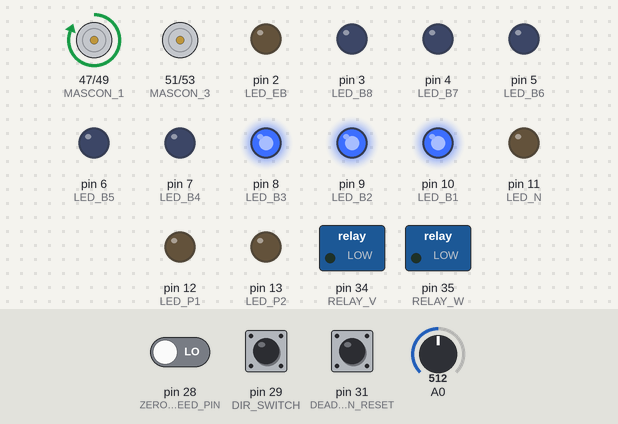
Bench run of a sketch on a simulated Arduino Mega 2560, built with avr-gcc and run on an emulated ATmega2560. Shown: motor-driver pin pairs drawn as motors (green arrow = first pin HIGH = forward, orange = second pin HIGH = backward, longer = more drive), switched loads named in the sketch (green lamp = pin HIGH), output pins drawn as LEDs (lit = HIGH). The test bench sets the inputs (shaded band); at power-on: pin 28 (ZERO_SPEED_PIN) LOW, A0 = 512, pin 29 (DIR_SWITCH) HIGH, pin 31 (DEADMAN_RESET) HIGH. What the sketch prints to the serial monitor is not drawn.

Above: at 1.2 s.
1.3 s: pin 28 (ZERO_SPEED_PIN) driven HIGH
At 2.5 s:
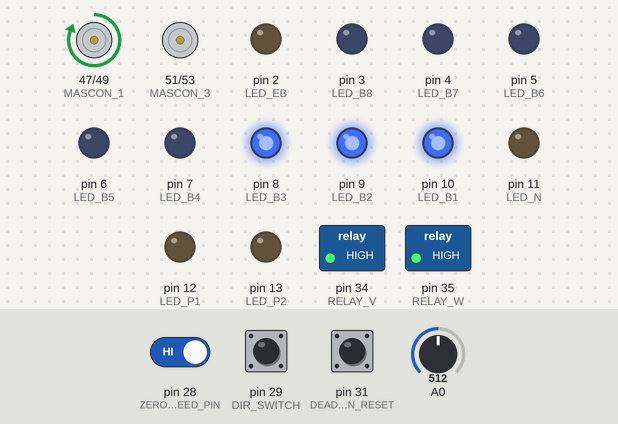
2.8 s: A0 set to 547
4.3 s: A0 set to 575
At 5.0 s:
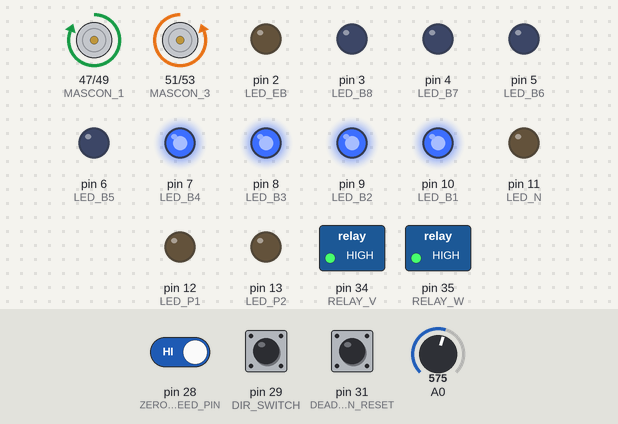
5.8 s: pin 29 (DIR_SWITCH) pulled LOW for 0.15 s
At 5.91 s:
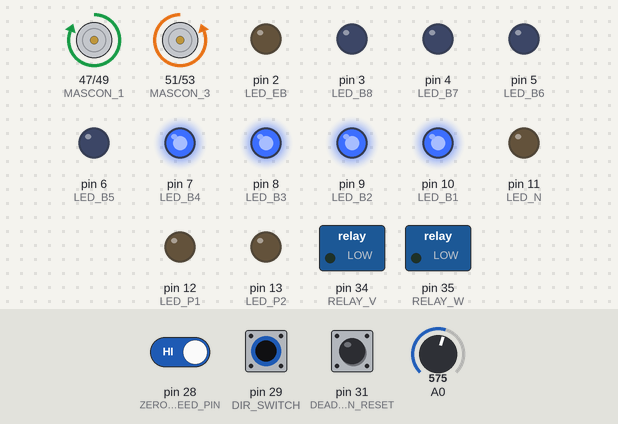
7.5 s: A0 set to 716
At 8.7 s:
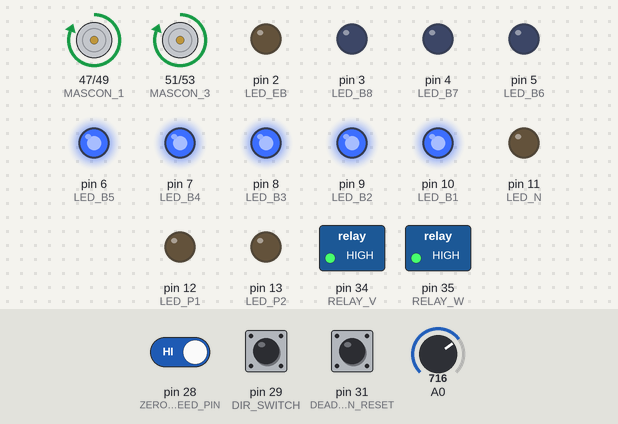
9.0 s: pin 29 (DIR_SWITCH) pulled LOW for 1 s
At 9.8 s:
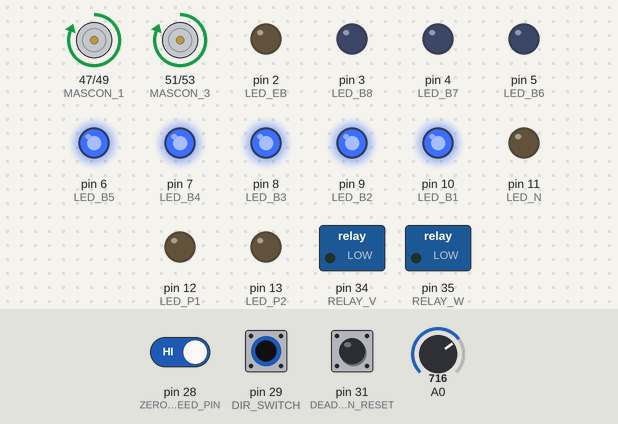
Timing chart, 0 to 39.1 s (numbered marks = the images above; inputs shaded):
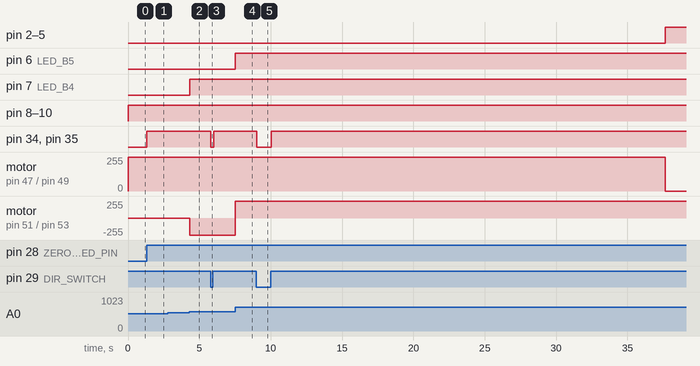

Measured:
- the behaviour switches between 560 and 561 on A0 (found by bisection; images 1 and 2)
- after the input at 1.3 s, pin 34 (RELAY_V), pin 35 (RELAY_W): LOW → HIGH at once
- after the input at 2.8 s, every drawn part: stays the same
- after the input at 4.3 s, pin 7 (LED_B4): LOW → HIGH at once; motor on pin 51 (MASCON_3) / pin 53 (MASCON_4): stopped → backward 255/255 at once
- after the input at 5.8 s, pin 34 (RELAY_V), pin 35 (RELAY_W): HIGH → LOW at once, → HIGH 0.20 s later
- after the input at 7.5 s, pin 6 (LED_B5): LOW → HIGH at once; motor on pin 51 (MASCON_3) / pin 53 (MASCON_4): backward 255/255 → forward 255/255 at once
- after the input at 9.0 s, pin 34 (RELAY_V), pin 35 (RELAY_W): HIGH → LOW at once, → HIGH 1.0 s later

The sketch:

deadman_reset_test.ino
```cpp
//#include <Arduino_FreeRTOS.h>

#define MASCON_1 47
#define MASCON_2 49
#define MASCON_3 51
#define MASCON_4 53

#define KEY_SWITCH    30
#define DEADMAN_RESET 31
#define BUZZER        32

#define ZERO_SPEED_PIN 28

#define DIR_SWITCH 29
#define RELAY_U    33
#define RELAY_V    34
#define RELAY_W    35

#define LED_EB 2
#define LED_B8 3
#define LED_B7 4
#define LED_B6 5
#define LED_B5 6
#define LED_B4 7
#define LED_B3 8
#define LED_B2 9
#define LED_B1 10
#define LED_N  11
#define LED_P1 12
#define LED_P2 13
#define LED_P3 48
#define LED_P4 50
#define LED_P5 52

const int DEADMAN_TIME = 1000 * 30; // 30초

const int level_thresholds[14] = {
  30, 85, 135, 190, 235, 290, 340, 455, 560, 670, 745, 805, 855, 925
};

int pre_level = -1;
unsigned long level_change_time = 0;
int last_dir_switch_state = -1;

// 텍스트 중복 출력을 방지하고 풀업 방식에 맞춘 상태 변수들
int last_reset_btn_state = HIGH; // 풀업 방식이므로 기본 상태가 HIGH입니다.
bool is_deadman_active = false;

void setup() {
  // 시리얼 통신 시작 (보드레이트 9600)
  Serial.begin(9600);
  Serial.println("시스템 부팅 완료. 마스콘 제어를 시작합니다.");

  pinMode(KEY_SWITCH, INPUT);

  // FILN-22FJ 버튼에 맞춰 내부 풀업 저항 사용 (GND와 연결)
  pinMode(DEADMAN_RESET, INPUT_PULLUP);

  pinMode(ZERO_SPEED_PIN, INPUT);

  // ZB2-BE101C 스위치 (GND와 연결)
  pinMode(DIR_SWITCH, INPUT_PULLUP);

  pinMode(RELAY_U, OUTPUT);
  pinMode(RELAY_V, OUTPUT);
  pinMode(RELAY_W, OUTPUT);

  digitalWrite(RELAY_U, LOW);
  digitalWrite(RELAY_V, LOW);
  digitalWrite(RELAY_W, LOW);

  pinMode(MASCON_1, OUTPUT);
  pinMode(MASCON_2, OUTPUT);
  pinMode(MASCON_3, OUTPUT);
  pinMode(MASCON_4, OUTPUT);

  pinMode(LED_EB, OUTPUT); pinMode(LED_B8, OUTPUT); pinMode(LED_B7, OUTPUT);
  pinMode(LED_B6, OUTPUT); pinMode(LED_B5, OUTPUT); pinMode(LED_B4, OUTPUT);
  pinMode(LED_B3, OUTPUT); pinMode(LED_B2, OUTPUT); pinMode(LED_B1, OUTPUT);
  pinMode(LED_N,  OUTPUT); pinMode(LED_P1, OUTPUT); pinMode(LED_P2, OUTPUT);
  pinMode(LED_P3, OUTPUT); pinMode(LED_P4, OUTPUT); pinMode(LED_P5, OUTPUT);
}

void loop() {
  int inputValue = analogRead(A0);

  // 1. 아날로그 입력에 따른 레벨 결정
  int level = 14;
  for (int i = 0; i < 14; i++) {
    if (inputValue <= level_thresholds[i]) {
      level = i;
      break;
    }
  }

  // 2. 데드맨 리셋 버튼 조작 감지 및 텍스트 출력
  int current_reset_btn = digitalRead(DEADMAN_RESET);

  // 버튼이 안 눌려있다가(HIGH) 눌린 순간(LOW) 감지 (Falling Edge)
  if (current_reset_btn == LOW && last_reset_btn_state == HIGH) {
    Serial.println("[알림] 데드맨 리셋 버튼 조작: 타이머가 초기화되었습니다.");
    level_change_time = millis();
    is_deadman_active = false; // 데드맨 발동 상태 해제
  }
  last_reset_btn_state = current_reset_btn; // 이전 버튼 상태 업데이트

  // 3. 마스콘 레벨 변경 감지 및 타이머 초기화
  if (level != pre_level) {
    pre_level = level;
    level_change_time = millis();

    // 데드맨이 발동된 상태에서 마스콘을 조작해 해제된 경우 텍스트 출력
    if (is_deadman_active) {
      Serial.println("[알림] 마스콘 조작 감지: 데드맨 발동이 해제되었습니다.");
      is_deadman_active = false;
    }
  }

  // 4. 방향 스위치 체크 및 텍스트 출력
  int current_dir_switch = digitalRead(DIR_SWITCH);
  int is_zero_speed = digitalRead(ZERO_SPEED_PIN);

  if (current_dir_switch != last_dir_switch_state && is_zero_speed == HIGH) {
    last_dir_switch_state = current_dir_switch;
    digitalWrite(RELAY_U, LOW);

    if (current_dir_switch == HIGH) {
      // 스위치가 떨어져 있는 상태 (INPUT_PULLUP이라 HIGH)
      Serial.println("[방향] 진행 (Forward) 모드로 변경되었습니다.");
      digitalWrite(RELAY_V, HIGH);
      digitalWrite(RELAY_W, HIGH);
    } else {
      // 스위치 접점이 붙은 상태 (GND와 연결되어 LOW)
      Serial.println("[방향] 퇴행 (Backward) 모드로 변경되었습니다.");
      digitalWrite(RELAY_V, LOW);
      digitalWrite(RELAY_W, LOW);
    }
  }

  // 5. 데드맨 타이머 체크 (최종 레벨 강제 조정) 및 텍스트 출력
  if (millis() - level_change_time >= (unsigned long)DEADMAN_TIME) {
    level = 14; // 강제 비상 제동

    // 데드맨이 처음 발동되는 순간에만 텍스트 1회 출력
    if (!is_deadman_active) {
      Serial.println("!!! 경고 !!! 데드맨 발동: 30초 무조작으로 인해 비상제동(Level 14)이 체결됩니다.");
      is_deadman_active = true;
    }
  }

  // 6. 출력 제어
  mascon_led_control(level);
  throttle_led(level);

  delay(100);
}

void throttle_led(int level) {
  switch (level) {
    case 0:  throttle_led_control(false, false, false, false, false, false, false, false, false, false, true, true, true, true, true); break;
    case 1:  throttle_led_control(false, false, false, false, false, false, false, false, false, false, true, true, true, true, false); break;
    case 2:  throttle_led_control(false, false, false, false, false, false, false, false, false, false, true, true, true, false, false); break;
    case 3:  throttle_led_control(false, false, false, false, false, false, false, false, false, false, true, true, false, false, false); break;
    case 4:  throttle_led_control(false, false, false, false, false, false, false, false, false, false, true, false, false, false, false); break;
    case 5:  throttle_led_control(false, false, false, false, false, false, false, false, false, true, false, false, false, false, false); break;
    case 6:  throttle_led_control(false, false, false, false, false, false, false, false, true, false, false, false, false, false, false); break;
    case 7:  throttle_led_control(false, false, false, false, false, false, false, true, true, false, false, false, false, false, false); break;
    case 8:  throttle_led_control(false, false, false, false, false, false, true, true, true, false, false, false, false, false, false); break;
    case 9:  throttle_led_control(false, false, false, false, false, true, true, true, true, false, false, false, false, false, false); break;
    case 10: throttle_led_control(false, false, false, false, true, true, true, true, true, false, false, false, false, false, false); break;
    case 11: throttle_led_control(false, false, false, true, true, true, true, true, true, false, false, false, false, false, false); break;
    case 12: throttle_led_control(false, false, true, true, true, true, true, true, true, false, false, false, false, false, false); break;
    case 13: throttle_led_control(false, true, true, true, true, true, true, true, true, false, false, false, false, false, false); break;
    case 14: throttle_led_control(true, true, true, true, true, true, true, true, true, false, false, false, false, false, false); break;
    default: throttle_led_control(true, true, true, true, true, true, true, true, true, true, true, true, true, true, true); break;
  }
}

void throttle_led_control(bool eb, bool b8, bool b7, bool b6, bool b5, bool b4, bool b3, bool b2, bool b1, bool n, bool p1, bool p2, bool p3, bool p4, bool p5) {
  digitalWrite(LED_EB, eb ? HIGH : LOW);
  digitalWrite(LED_B8, b8 ? HIGH : LOW);
  digitalWrite(LED_B7, b7 ? HIGH : LOW);
  digitalWrite(LED_B6, b6 ? HIGH : LOW);
  digitalWrite(LED_B5, b5 ? HIGH : LOW);
  digitalWrite(LED_B4, b4 ? HIGH : LOW);
  digitalWrite(LED_B3, b3 ? HIGH : LOW);
  digitalWrite(LED_B2, b2 ? HIGH : LOW);
  digitalWrite(LED_B1, b1 ? HIGH : LOW);
  digitalWrite(LED_N,  n  ? HIGH : LOW);
  digitalWrite(LED_P1, p1 ? HIGH : LOW);
  digitalWrite(LED_P2, p2 ? HIGH : LOW);
  digitalWrite(LED_P3, p3 ? HIGH : LOW);
  digitalWrite(LED_P4, p4 ? HIGH : LOW);
  digitalWrite(LED_P5, p5 ? HIGH : LOW);
}

void mascon_led_control(int level) {
  digitalWrite(MASCON_1, (level & 0x8) ? HIGH : LOW);
  digitalWrite(MASCON_2, (level & 0x4) ? HIGH : LOW);
  digitalWrite(MASCON_3, (level & 0x2) ? HIGH : LOW);
  digitalWrite(MASCON_4, (level & 0x1) ? HIGH : LOW);
}
```
